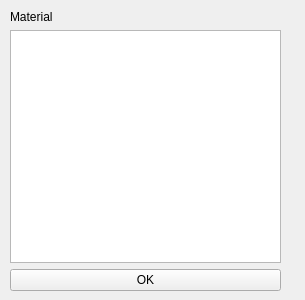
<?xml version="1.0" encoding="UTF-8"?>
<ui version="4.0">
 <class>materialChoose</class>
 <widget class="QWidget" name="materialChoose">
  <property name="geometry">
   <rect>
    <x>0</x>
    <y>0</y>
    <width>305</width>
    <height>300</height>
   </rect>
  </property>
  <property name="windowTitle">
   <string>Form</string>
  </property>
  <widget class="QWidget" name="">
   <property name="geometry">
    <rect>
     <x>10</x>
     <y>10</y>
     <width>271</width>
     <height>281</height>
    </rect>
   </property>
   <layout class="QVBoxLayout" name="verticalLayout">
    <item>
     <widget class="QLabel" name="label_2">
      <property name="text">
       <string>Material</string>
      </property>
     </widget>
    </item>
    <item>
     <widget class="QListWidget" name="listWidget"/>
    </item>
    <item>
     <widget class="QPushButton" name="chooseBtn">
      <property name="text">
       <string>OK</string>
      </property>
     </widget>
    </item>
   </layout>
  </widget>
 </widget>
 <resources/>
 <connections/>
</ui>
